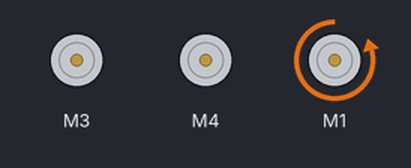
This sketch was run on a simulated Arduino Uno, built with avr-gcc and run on an emulated ATmega328P. On the bench: 3 × DC motor (green arrow = forward, orange = backward, longer = faster).

Above: at 0.1 s.
Timing chart, 0 to 1.6 s (numbered marks = the images above):
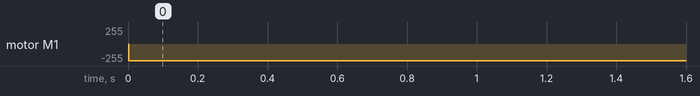

The sketch:

RoboRatCode.ino
```cpp
//Include the needed libraries
#include <AFMotor.h>
#include <SoftwareSerial.h>
//Define Constants
#define DEBUG 1  //By setting DEBUG to either 0 or 1, the program will exclude or include the print statements when it compiles
#define LCDTxPin 13   // LCD connected to this pin (14 is analog 0)
#define SPEED 250     // Set Speed to be used for motors

SoftwareSerial mySerial =  SoftwareSerial(4, LCDTxPin);  //Change Tx and Rx Pins to pins of our choosing
AF_DCMotor Right_Motor(3, MOTOR34_1KHZ);
AF_DCMotor Left_Motor(4, MOTOR34_1KHZ);
AF_DCMotor CheeseGrabber(1, MOTOR12_1KHZ); //Run backwards is nominal direction for grabbing cheese

void setup(){
  pinMode(LCDTxPin, OUTPUT);
  mySerial.begin(9600);  //Set baud rate for the LCD serial communication
  mySerial.print("?f"); //Sends clear screen command to LCD
  Right_Motor.setSpeed(SPEED);
  Left_Motor.setSpeed(SPEED);
  CheeseGrabber.setSpeed(SPEED);

}

void loop(){

  CheeseGrabber.run(BACKWARD);


}
```

Measured:
- by itself, motor M1: stopped → backward 250/255 at 0.00 s
